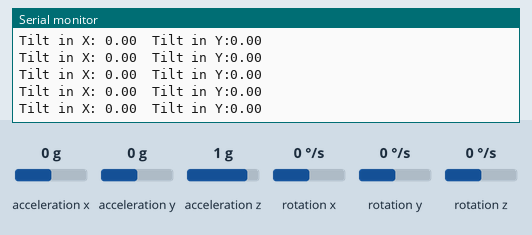
Simulated run of this sketch. Board: Arduino Uno, built with avr-gcc and run on an emulated ATmega328P. Shown: the last lines printed to the serial monitor. The inputs (shaded band) are chosen by the test bench; at power-on: acceleration x 0 g, acceleration y 0 g, acceleration z 1 g, rotation x 0 °/s, rotation y 0 °/s, rotation z 0 °/s.

Above: at 1.2 s.
1.3 s: acceleration x set to -1.4 g
At 2.2 s:
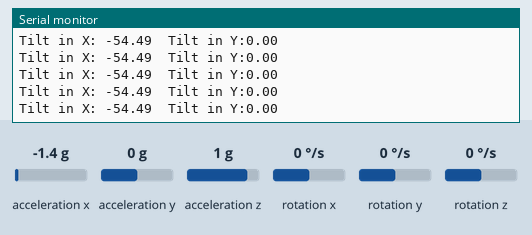
4.3 s: acceleration y set to -1.4 g
At 4.9 s:
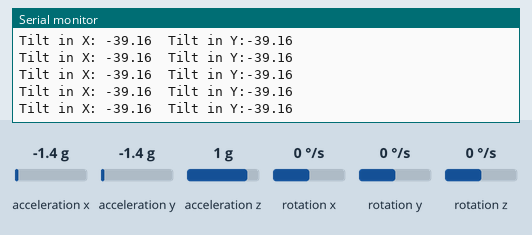
7.3 s: acceleration x set to 0 g
At 8.0 s:
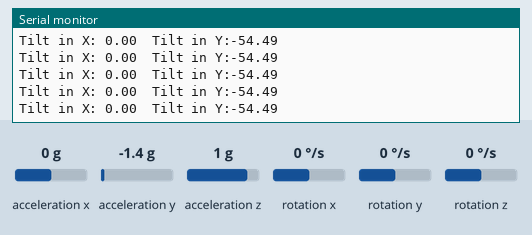
10.3 s: acceleration y set to 0.8 g
At 11.3 s:
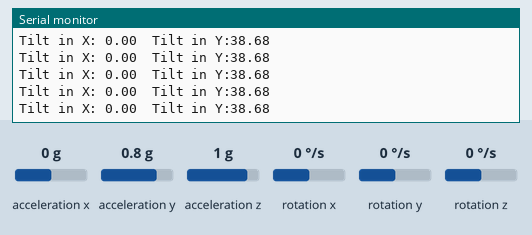
13.3 s: acceleration x set to -0.8 g
At 14.1 s:
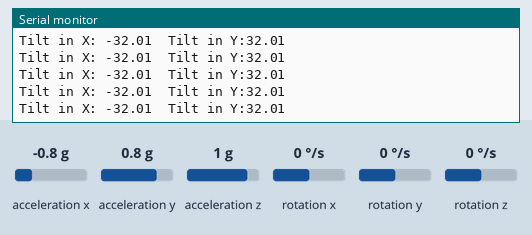
16.3 s: acceleration y set to -0.8 g
At 16.8 s:
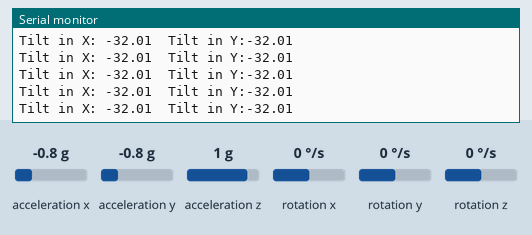
Timing chart, 0 to 19.3 s (numbered marks = the images above; inputs shaded):
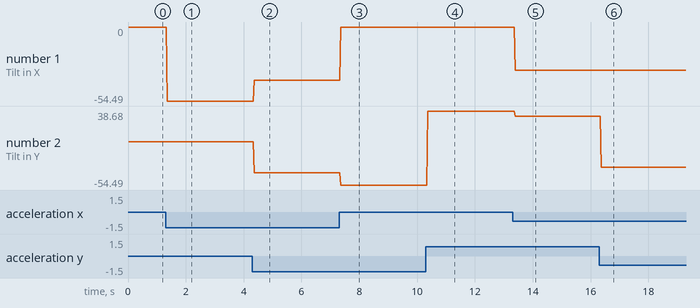

The sketch:

mpugood.ino
```cpp
//GND - GND
//VCC - VCC
//SDA - Pin A4
//SCL - Pin A5

#include "I2Cdev.h"
#include "MPU6050.h"
#include "Wire.h"

const int mpuAddress = 0x68;  // It can be 0x68 or 0x69
MPU6050 mpu(mpuAddress);

int ax, ay, az;
int gx, gy, gz;

void setup()
{
  Serial.begin(9600);
  Wire.begin();
  mpu.initialize();
  Serial.println(mpu.testConnection() ? F("IMU initialized correctly") : F("Error initializing IMU"));
}

void loop()
{
  // Read accelerations
  mpu.getAcceleration(&ax, &ay, &az);

  //Calculate tilt angles
  float accel_ang_x = atan(ax / sqrt(pow(ay, 2) + pow(az, 2)))*(180.0 / 3.14);
  float accel_ang_y = atan(ay / sqrt(pow(ax, 2) + pow(az, 2)))*(180.0 / 3.14);

  // Show results
  Serial.print("Tilt in X: ");
  Serial.print(accel_ang_x);
  Serial.print("\tTilt in Y:");
  Serial.println(accel_ang_y);
  delay(10);
}
```

Measured:
- after the input at 1.3 s, the serial monitor: prints a new line after 0.06 s (image 1)
- after the input at 4.3 s, the serial monitor: prints a new line after 0.07 s (image 2)
- after the input at 7.3 s, the serial monitor: prints a new line after 0.06 s (image 3)
- after the input at 10.3 s, the serial monitor: prints a new line after 0.07 s (image 4)
- after the input at 13.3 s, the serial monitor: prints a new line after 0.09 s (image 5)
- after the input at 16.3 s, the serial monitor: prints a new line after 0.07 s (image 6)
- plotted number 1: 0 → -54.49 after the input at 1.3 s, -54.49 → -39.16 after the input at 4.3 s, 0 → -32.01 after the input at 13.3 s
- plotted number 2: 0 → -39.16 after the input at 4.3 s, -54.49 → 38.68 after the input at 10.3 s, 38.68 → 32.01 after the input at 13.3 s
